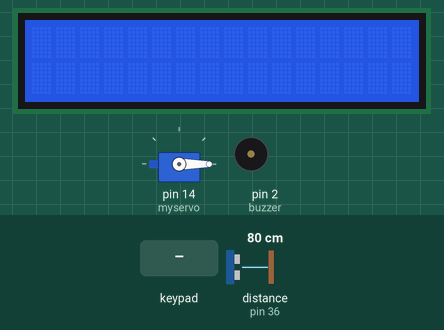
This sketch was run on a simulated Arduino Mega 2560, built with avr-gcc and run on an emulated ATmega2560. Shown: servo, 16×2 character LCD, buzzer (waves = sounding, pin HIGH). Wiring (inferred from the names in the program): ultrasonic range finder: trigger pin 34; echo pin 36. The inputs (shaded band) are chosen by the test bench; at power-on: distance to the obstacle (sensor on pin 36) 80 cm. The echo pulse lasts 58.3 µs per cm; random numbers use the default seed unless the sketch sets one; the modem accepts every AT command (registered, SIM ready, sends succeed) and sends nothing else; pins used as bus, display or sensor lines are not drawn; what the sketch prints to the serial monitor is not drawn.

Above: at 2.3 s.
2.4 s: key 'A' pressed
At 3.2 s:
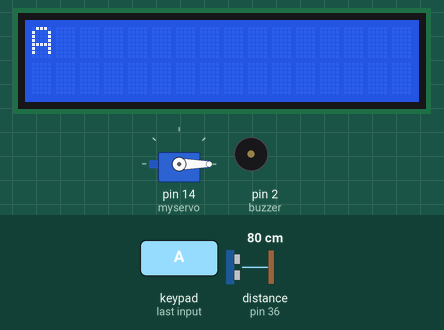
3.9 s: key 'B' pressed
At 7.8 s:
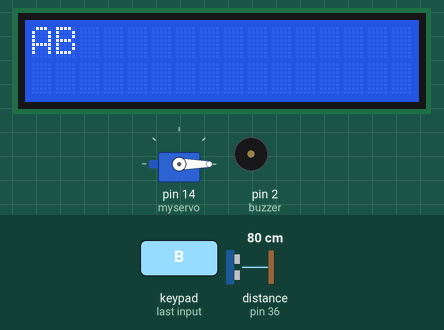
8.1 s: key 'C' pressed
At 11.3 s:
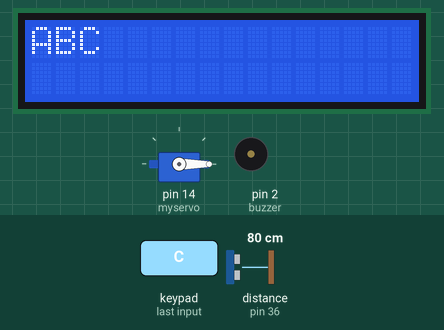
12.2 s: key '*' pressed
At 16.0 s:
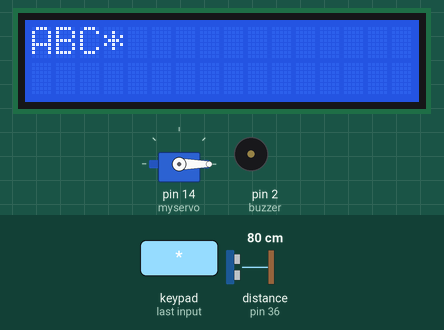
16.4 s: key 'D' pressed
At 19.5 s:
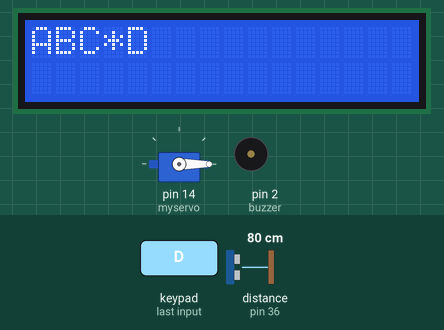
20.5 s: distance to the obstacle (sensor on pin 36) set to 29 cm
23.0 s: distance to the obstacle (sensor on pin 36) set to 24 cm
At 24.2 s:
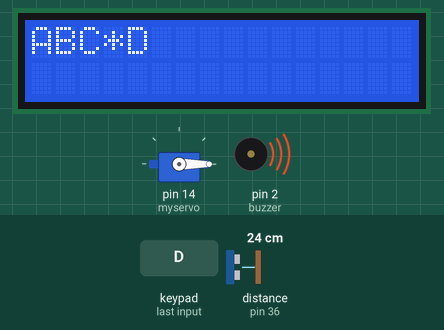
Timing chart, 0 to 25.7 s (numbered marks = the images above; inputs shaded):
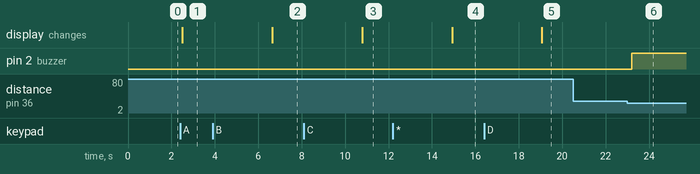

The sketch:

sketch_apr17a.ino
```cpp
#include <Keypad.h>
#include <string.h>
#include <ctype.h>
#include <LiquidCrystal.h>
#include <SoftwareSerial.h>
#include <Servo.h>

Servo myservo;  // create servo object to control a servo
// twelve servo objects can be created on most boards

int pos = 0;    // variable to store the servo position


#define button 52

//WIFI
String agAdi = "Madhyam";                 // We write the name of our network here.
String agSifresi = "12345678";           // We write the password of our network here.
int rxPin = 10;                                               //ESP8266 RX pini
int txPin = 11;
String ip = "184.106.153.149";
SoftwareSerial esp(rxPin, txPin);


//ULTRASONIC SENSOR
const int trigPin = 34;
const int echoPin = 36;
const int buzzer = 2;
// const int ledPin = 13;
long duration;
int distance=24;
int safetyDistance;


//KEYPAD AND LCD

char customKey;
LiquidCrystal lcd(30, 32, 22, 24, 26, 28);
long randnum=0;
// int Lock = 32; // Connecting the relay to the 5th pin
// const byte ROWS = 4; //four rows
// const byte COLS = 3; //four columns
// //define the cymbols on the buttons of the keypads
// char hexaKeys[ROWS][COLS] = {
//   {'1','2','3'},
//   {'4','5','6'},
//   {'7','8','9'},
//   {'*','0','#'}
// };
// byte rowPins[ROWS] = {3, 4, 5, 6}; //connect to the row pinouts of the keypad
// byte colPins[COLS] = {7, 8, 9}; //connect to the column pinouts of the keypad
const byte ROWS = 4; //four rows
const byte COLS = 4; //four columns
char keys[ROWS][COLS] = {
  {'1','2','3','A'},
  {'4','5','6','B'},
  {'7','8','9','C'},
  {'*','0','#','D'}
};

byte rowPins[ROWS] = {3, 4, 5, 6}; //connect to the row pinouts of the keypad
byte colPins[COLS] = {7, 8, 9, 13}; //connect to the column pinouts of the keypad
String temp;
Keypad customKeypad = Keypad( makeKeymap(keys), rowPins, colPins, ROWS, COLS);
String randstr="";
char inputString[16];
int stringIndex = 0;
int bp=0;
int oldbp=256;


void setup(){
  Serial.begin(9600);
  myservo.attach(14);
  myservo.write(0);
  lcd.begin(16, 2);

  pinMode(trigPin, OUTPUT); // Sets the trigPin as an Output
  pinMode(echoPin, INPUT); // Sets the echoPin as an Input
  pinMode(buzzer, OUTPUT);
  // pinMode(ledPin, OUTPUT);
  // Starts the serial communication

  pinMode(button, INPUT);
  Serial.println("Started");
  esp.begin(115200);                                          // We are starting serial communication with ESP8266.
  esp.println("AT");                                         // We do the module control with the AT command.
  Serial.println("AT  sent ");
  while(!esp.find("OK")){                                     // We wait until the module is ready.
    esp.println("AT");
    Serial.println("ESP8266 Not Find.");
  }
  Serial.println("OK Command Received");
  esp.println("AT+CWMODE=1");                                 // We set the ESP8266 module as a client.
  while(!esp.find("OK")){                                     // We wait until the setting is done.
    esp.println("AT+CWMODE=1");
    Serial.println("Setting is ....");
  }
  Serial.println("Set as client");
  Serial.println("Connecting to the Network ...");
  esp.println("AT+CWJAP=\""+agAdi+"\",\""+agSifresi+"\"");    // We are connecting to our network.
  while(!esp.find("OK"));                                     // We wait until it is connected to the network.
  Serial.println("connected to the network.");
  delay(1000);
}

// bp=0;

void loop()
{

  Serial.print("Button: ");
  Serial.println(bp);
  // Serial.println(bp);
  randomSeed(distance);
  digitalWrite(trigPin, LOW);
  delayMicroseconds(2);

// Sets the trigPin on HIGH state for 10 micro seconds
digitalWrite(trigPin, HIGH);
delayMicroseconds(10);
digitalWrite(trigPin, LOW);

// Reads the echoPin, returns the sound wave travel time in microseconds
duration = pulseIn(echoPin, HIGH);

// Calculating the distance
distance= duration*0.034/2;

safetyDistance = distance;
if (safetyDistance <= 25)   // You can change safe distance from here changing value Ex. 20 , 40 , 60 , 80 , 100, all in cm
{
  digitalWrite(buzzer, HIGH);
}
else{
  digitalWrite(buzzer, LOW);
  // digitalWrite(ledPin, LOW);
}

// Prints the distance on the Serial Monitor
Serial.print("Distance: ");
Serial.println(distance);

esp.println("AT+CIPSTART=\"TCP\",\""+ip+"\",80");           // We connect to Thingspeak.
if(esp.find("Error")){                                      // We check the connection error.
    Serial.println("AT+CIPSTART Error");
  }
   String veri = "GET https://api.thingspeak.com/update?api_key=0TCQ3AKGHLIQFC1D";   // Thingspeak command. We write our own api key in the key part.
  veri += "&field1=";
  veri += String(bp);


   if(bp==0)
  {
    oldbp=bp;
    if(randnum==0)
    {
      randnum=random(1000,10000);
      Serial.println(randnum);
      temp=String(randnum);
      // otp=1552;
    // digital=0;
    }
    veri += "&field2=";
    veri += String(randnum);
    veri += "\r\n\r\n";
    esp.print("AT+CIPSEND=");                                   // We give the length of data that we will send to ESP.
    esp.println(veri.length()+2);
    delay(200);
    if(esp.find(">")){                                          // The commands in it are running when ESP8266 is ready..
      esp.print(veri);                                          // We send the data.
      Serial.println(veri);
      Serial.println("Data sent.");

    Serial.println("Connection Closed.");
    esp.println("AT+CIPCLOSE");                                // we close the link
    delay(100);


    }


    verifyotp(temp);
  }
  else{
    // otp=1552;
    veri += "&field2=";
    veri += String(randnum);
    veri += "\r\n\r\n";
    esp.print("AT+CIPSEND=");                                   // We give the length of data that we will send to ESP.
    esp.println(veri.length()+2);
    delay(200);
    if(esp.find(">")){                                          // The commands in it are running when ESP8266 is ready..
      esp.print(veri);                                          // We send the data.
      Serial.println(veri);
      Serial.println("Data sent.");
      // delay(100);
    }
    Serial.println("Connection Closed.");
    esp.println("AT+CIPCLOSE");                                // we close the link
    delay(100);

  }


}


void verifyotp(String temp)
{
  customKey = customKeypad.getKey();

      if(customKey!=NO_KEY)
      {  if(customKey=='#')
        {
            int size=randstr.length();
            randstr.remove(size-1);
             if (stringIndex > 0) {
              stringIndex--;
              inputString[stringIndex] = '\0'; // Null-terminate string
              lcd.setCursor(stringIndex, 0);
              lcd.print(" "); // Clear LCD at current position
              lcd.setCursor(stringIndex, 0);
      }
        }
        else
        {
          // lcd.print(customKey);
          if (stringIndex < 15) {
          inputString[stringIndex] = customKey;
          stringIndex++;
          inputString[stringIndex] = '\0'; // Null-terminate string
          lcd.print(customKey);
      }
          randstr+=customKey;

          if ((randstr)==(temp))
          {
            lcd.clear();
            lcd.print("Lock Opened");
            Serial.println("Same");
            // for (pos = 0; pos <= 90; pos += 1) {
            //   myservo.write(pos);
            //   // delay(15);
            // }
            myservo.write(90);
            delay(60000);
            myservo.write(0);
            // digitalWrite(Lock, LOW);
            randstr="";
          }
        }
      }

  // delay(7000);
}
```

Measured:
- the behaviour switches between 27 and 26 cm on distance to the obstacle (sensor on pin 36) (found by bisection; images 5 and 6)
- after the input at 2.4 s, the display: changes after 0.10 s (image 1)
- after the input at 3.9 s, the display: changes after 2.7 s (image 2)
- after the input at 8.1 s, the display: changes after 2.7 s (image 3)
- after the input at 12.2 s, the display: changes after 2.7 s (image 4)
- after the input at 16.4 s, the display: changes after 2.7 s (image 5)
- after the input at 20.5 s, every drawn part: stays the same
- after the input at 23.0 s, pin 2 (buzzer): LOW → HIGH after 0.21 s
